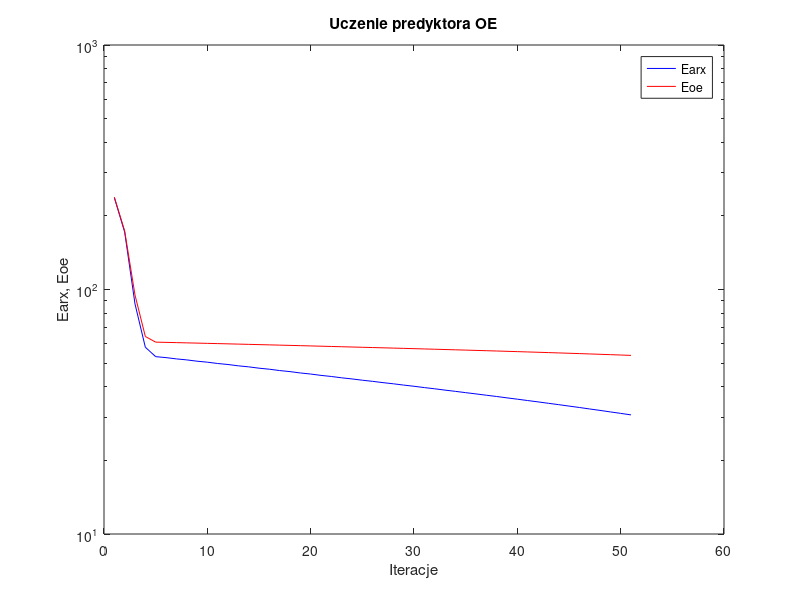
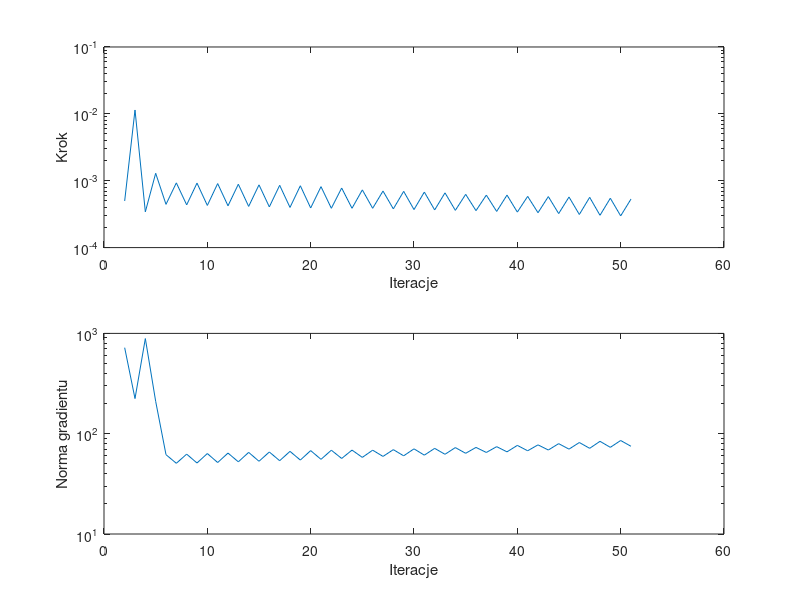

Recreate these plots in MATLAB, in order.
%uczenie predyktora oe
clear all;
n=0; farx(n+1)=2.375177e+002; foe(n+1)=2.385743e+002; wspucz(n+1)=0.000000e+000; ng(n+1)=0.000000e+000;
n=1; farx(n+1)=1.716832e+002; foe(n+1)=1.735911e+002; krok(n+1)=4.981850e-004; ng(n+1)=7.205421e+002;
n=2; farx(n+1)=8.728616e+001; foe(n+1)=9.489555e+001; krok(n+1)=1.142218e-002; ng(n+1)=2.239477e+002;
n=3; farx(n+1)=5.805656e+001; foe(n+1)=6.424890e+001; krok(n+1)=3.423805e-004; ng(n+1)=8.879792e+002;
n=4; farx(n+1)=5.313688e+001; foe(n+1)=6.091708e+001; krok(n+1)=1.291963e-003; ng(n+1)=2.102124e+002;
n=5; farx(n+1)=5.265374e+001; foe(n+1)=6.077884e+001; krok(n+1)=4.430569e-004; ng(n+1)=6.177184e+001;
n=6; farx(n+1)=5.202402e+001; foe(n+1)=6.064101e+001; krok(n+1)=9.289576e-004; ng(n+1)=5.069254e+001;
n=7; farx(n+1)=5.154340e+001; foe(n+1)=6.050262e+001; krok(n+1)=4.356528e-004; ng(n+1)=6.254604e+001;
n=8; farx(n+1)=5.091308e+001; foe(n+1)=6.036287e+001; krok(n+1)=9.208067e-004; ng(n+1)=5.103154e+001;
n=9; farx(n+1)=5.043754e+001; foe(n+1)=6.022295e+001; krok(n+1)=4.270496e-004; ng(n+1)=6.341378e+001;
n=10; farx(n+1)=4.981498e+001; foe(n+1)=6.008142e+001; krok(n+1)=9.064776e-004; ng(n+1)=5.159375e+001;
n=11; farx(n+1)=4.934275e+001; foe(n+1)=5.994039e+001; krok(n+1)=4.216476e-004; ng(n+1)=6.409919e+001;
n=12; farx(n+1)=4.873431e+001; foe(n+1)=5.979881e+001; krok(n+1)=8.861138e-004; ng(n+1)=5.243494e+001;
n=13; farx(n+1)=4.826652e+001; foe(n+1)=5.965568e+001; krok(n+1)=4.129136e-004; ng(n+1)=6.511564e+001;
n=14; farx(n+1)=4.766783e+001; foe(n+1)=5.951223e+001; krok(n+1)=8.676816e-004; ng(n+1)=5.309883e+001;
n=15; farx(n+1)=4.720475e+001; foe(n+1)=5.936825e+001; krok(n+1)=4.060559e-004; ng(n+1)=6.570311e+001;
n=16; farx(n+1)=4.661268e+001; foe(n+1)=5.922282e+001; krok(n+1)=8.540993e-004; ng(n+1)=5.380104e+001;
n=17; farx(n+1)=4.615310e+001; foe(n+1)=5.907697e+001; krok(n+1)=3.985828e-004; ng(n+1)=6.664524e+001;
n=18; farx(n+1)=4.556756e+001; foe(n+1)=5.892985e+001; krok(n+1)=8.410247e-004; ng(n+1)=5.459327e+001;
n=19; farx(n+1)=4.511037e+001; foe(n+1)=5.878140e+001; krok(n+1)=3.910575e-004; ng(n+1)=6.783313e+001;
n=20; farx(n+1)=4.453865e+001; foe(n+1)=5.863299e+001; krok(n+1)=8.156322e-004; ng(n+1)=5.550419e+001;
n=21; farx(n+1)=4.408317e+001; foe(n+1)=5.848359e+001; krok(n+1)=3.870231e-004; ng(n+1)=6.845843e+001;
n=22; farx(n+1)=4.353363e+001; foe(n+1)=5.833489e+001; krok(n+1)=7.779359e-004; ng(n+1)=5.663538e+001;
n=23; farx(n+1)=4.307802e+001; foe(n+1)=5.818579e+001; krok(n+1)=3.870231e-004; ng(n+1)=6.862579e+001;
n=24; farx(n+1)=4.255903e+001; foe(n+1)=5.803827e+001; krok(n+1)=7.295556e-004; ng(n+1)=5.806052e+001;
n=25; farx(n+1)=4.210413e+001; foe(n+1)=5.789001e+001; krok(n+1)=3.870231e-004; ng(n+1)=6.850795e+001;
n=26; farx(n+1)=4.160247e+001; foe(n+1)=5.774239e+001; krok(n+1)=7.010405e-004; ng(n+1)=5.936610e+001;
n=27; farx(n+1)=4.115142e+001; foe(n+1)=5.759246e+001; krok(n+1)=3.790794e-004; ng(n+1)=6.933778e+001;
n=28; farx(n+1)=4.064992e+001; foe(n+1)=5.744159e+001; krok(n+1)=6.935224e-004; ng(n+1)=6.018010e+001;
n=29; farx(n+1)=4.020172e+001; foe(n+1)=5.728885e+001; krok(n+1)=3.702988e-004; ng(n+1)=7.062696e+001;
n=30; farx(n+1)=3.970608e+001; foe(n+1)=5.713501e+001; krok(n+1)=6.767654e-004; ng(n+1)=6.111159e+001;
n=31; farx(n+1)=3.925902e+001; foe(n+1)=5.698071e+001; krok(n+1)=3.655481e-004; ng(n+1)=7.140386e+001;
n=32; farx(n+1)=3.877219e+001; foe(n+1)=5.682518e+001; krok(n+1)=6.586506e-004; ng(n+1)=6.233488e+001;
n=33; farx(n+1)=3.832461e+001; foe(n+1)=5.666809e+001; krok(n+1)=3.604935e-004; ng(n+1)=7.268929e+001;
n=34; farx(n+1)=3.785673e+001; foe(n+1)=5.651165e+001; krok(n+1)=6.254538e-004; ng(n+1)=6.377956e+001;
n=35; farx(n+1)=3.741082e+001; foe(n+1)=5.635406e+001; krok(n+1)=3.569936e-004; ng(n+1)=7.298161e+001;
n=36; farx(n+1)=3.694966e+001; foe(n+1)=5.619520e+001; krok(n+1)=6.092969e-004; ng(n+1)=6.499977e+001;
n=37; farx(n+1)=3.650786e+001; foe(n+1)=5.603486e+001; krok(n+1)=3.473499e-004; ng(n+1)=7.425801e+001;
n=38; farx(n+1)=3.604023e+001; foe(n+1)=5.587140e+001; krok(n+1)=6.095541e-004; ng(n+1)=6.592162e+001;
n=39; farx(n+1)=3.559792e+001; foe(n+1)=5.570642e+001; krok(n+1)=3.395966e-004; ng(n+1)=7.643980e+001;
n=40; farx(n+1)=3.514466e+001; foe(n+1)=5.554129e+001; krok(n+1)=5.830392e-004; ng(n+1)=6.756416e+001;
n=41; farx(n+1)=3.470593e+001; foe(n+1)=5.537461e+001; krok(n+1)=3.325065e-004; ng(n+1)=7.739481e+001;
n=42; farx(n+1)=3.424908e+001; foe(n+1)=5.520497e+001; krok(n+1)=5.791468e-004; ng(n+1)=6.876468e+001;
n=43; farx(n+1)=3.381254e+001; foe(n+1)=5.503370e+001; krok(n+1)=3.226735e-004; ng(n+1)=7.957164e+001;
n=44; farx(n+1)=3.335590e+001; foe(n+1)=5.486000e+001; krok(n+1)=5.704577e-004; ng(n+1)=7.015227e+001;
n=45; farx(n+1)=3.292235e+001; foe(n+1)=5.468432e+001; krok(n+1)=3.127269e-004; ng(n+1)=8.167130e+001;
n=46; farx(n+1)=3.246315e+001; foe(n+1)=5.450564e+001; krok(n+1)=5.643799e-004; ng(n+1)=7.148834e+001;
n=47; farx(n+1)=3.203101e+001; foe(n+1)=5.432519e+001; krok(n+1)=3.041417e-004; ng(n+1)=8.392512e+001;
n=48; farx(n+1)=3.157825e+001; foe(n+1)=5.414265e+001; krok(n+1)=5.469456e-004; ng(n+1)=7.311449e+001;
n=49; farx(n+1)=3.114752e+001; foe(n+1)=5.395912e+001; krok(n+1)=2.979695e-004; ng(n+1)=8.552425e+001;
n=50; farx(n+1)=3.070040e+001; foe(n+1)=5.377301e+001; krok(n+1)=5.319106e-004; ng(n+1)=7.488099e+001;

figure; semilogy(farx,'b'); hold on; semilogy(foe,'r'); xlabel('Iteracje'); ylabel('Earx, Eoe'); legend('Earx','Eoe'); title('Uczenie predyktora OE');
figure; subplot(2,1,1); semilogy(krok); xlabel('Iteracje'); ylabel('Krok');
subplot(2,1,2); semilogy(ng); xlabel('Iteracje'); ylabel('Norma gradientu');
Earx=farx(n+1)
Eoe=foe(n+1)
